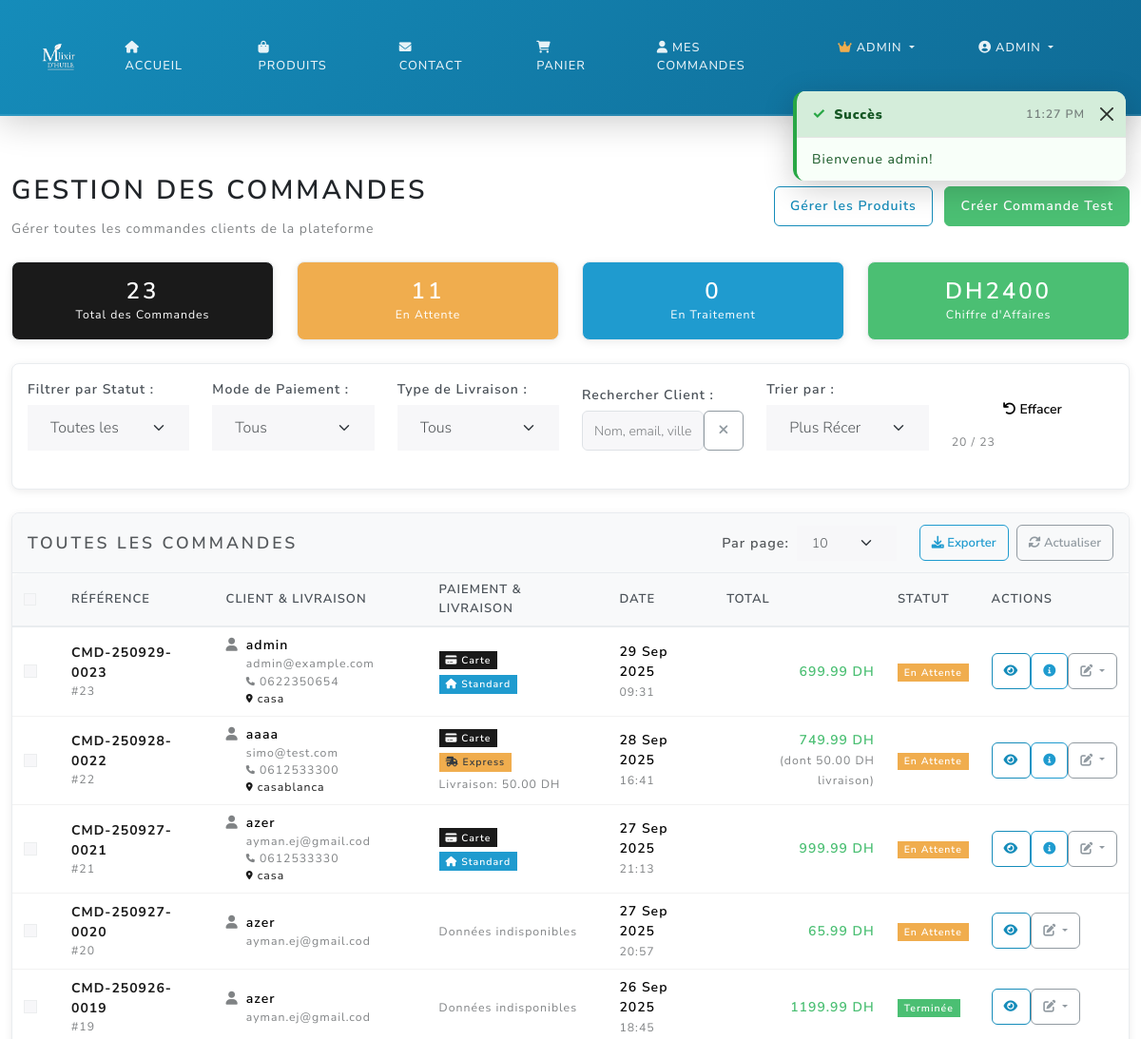
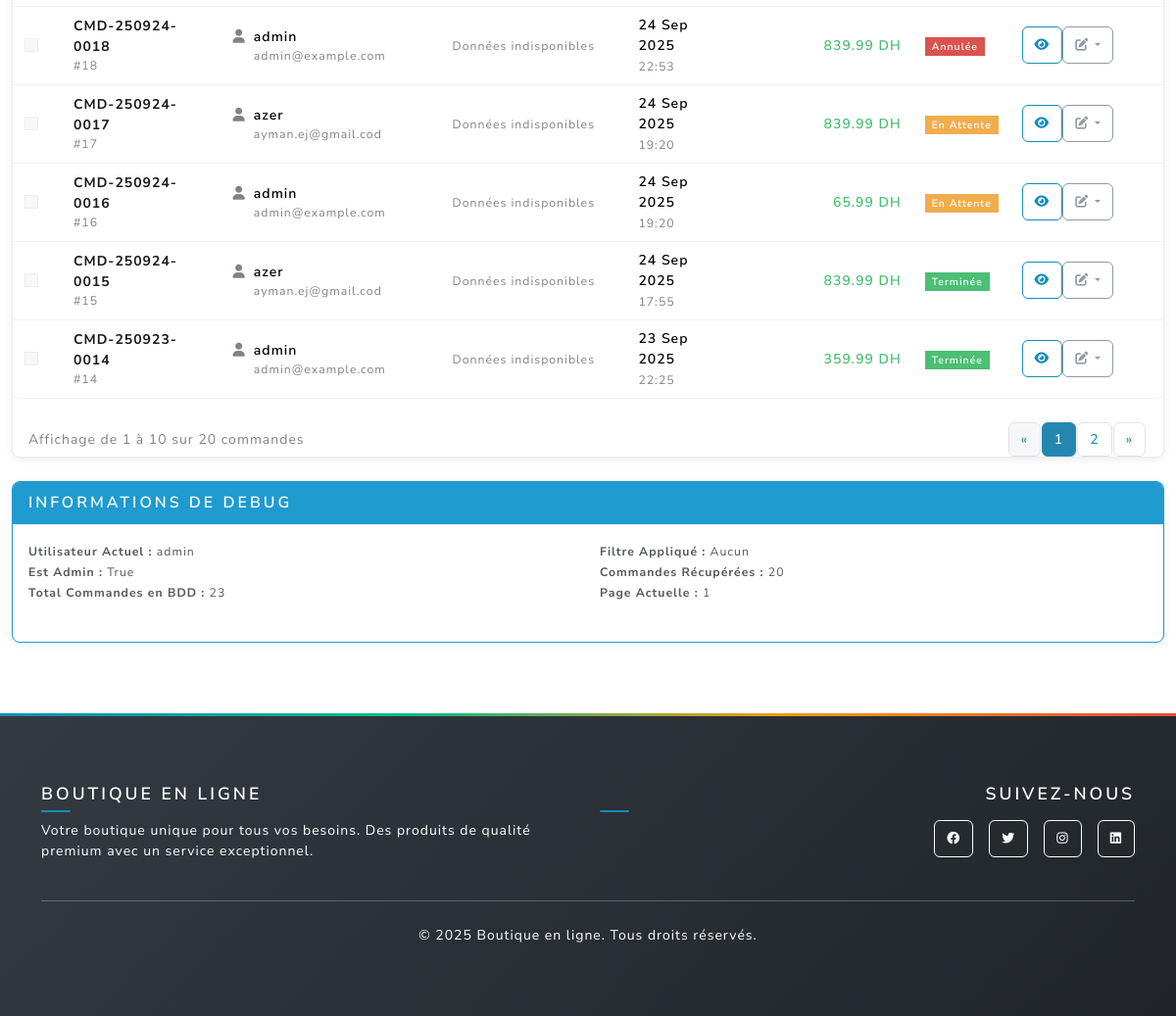
Page /admin/orders (signed in) on the earlier database version (2 pictures, top to bottom).
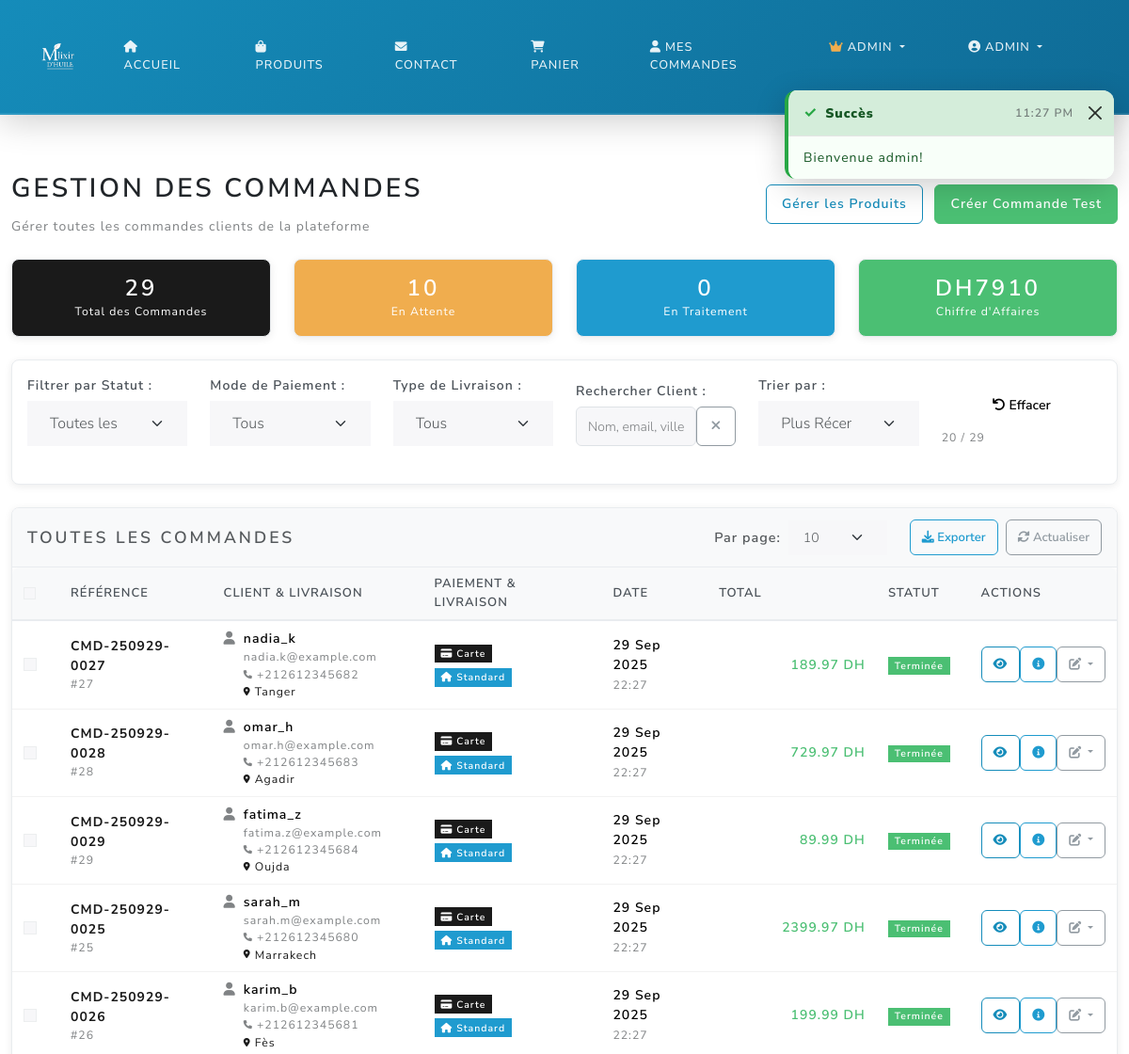
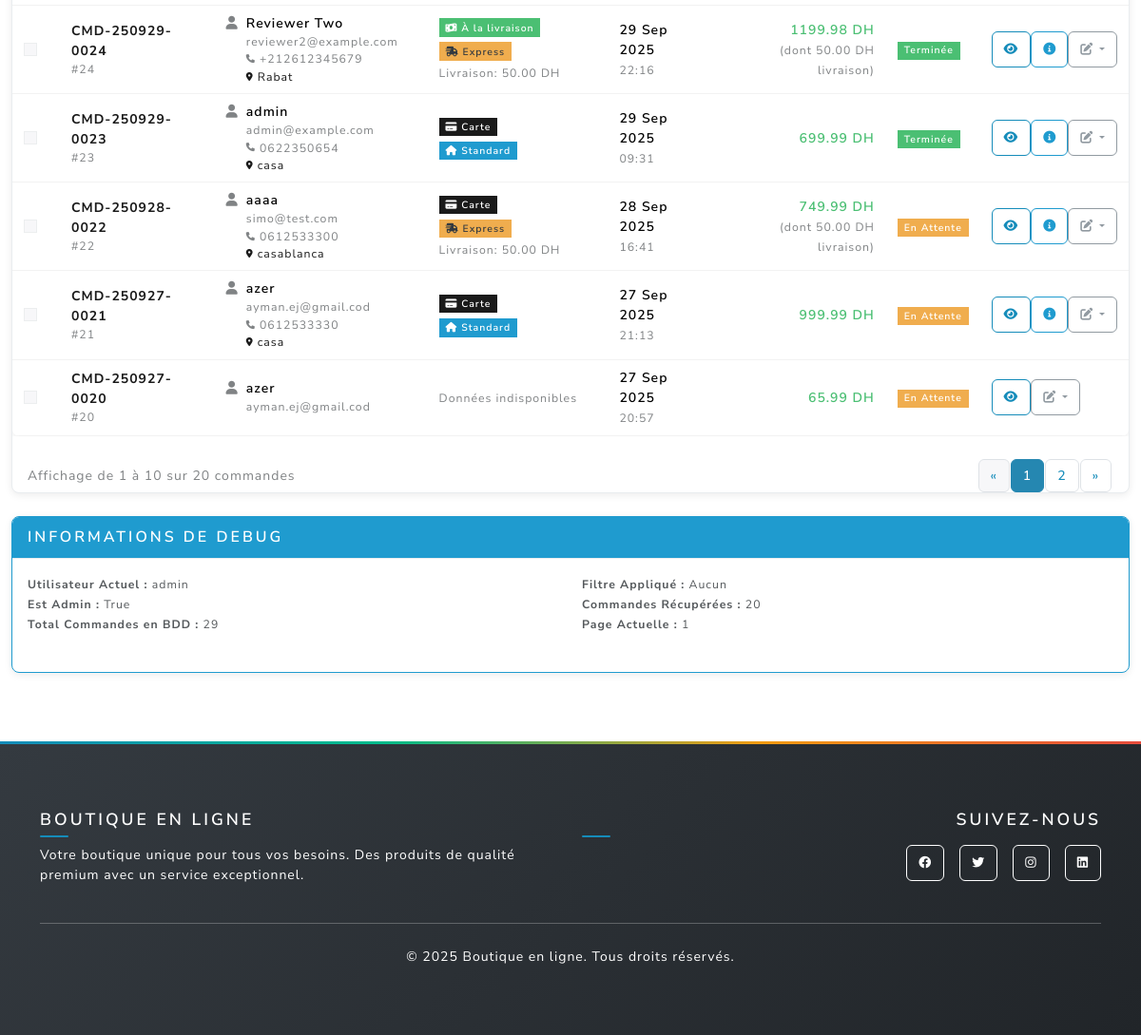
Same page on the later database version (2 pictures, top to bottom).
### main.py (models this page shows, shortened)
class Order(db.Model):
    id = db.Column(db.Integer, primary_key=True)
    user_id = db.Column(db.Integer, db.ForeignKey('user.id'), nullable=False)
    total = db.Column(db.Float, nullable=False)
    status = db.Column(db.String(20), default='pending')
    created_at = db.Column(db.DateTime, default=db.func.current_timestamp())
    @property
    def title(self):
        if self.created_at:
            date_str = self.created_at.strftime('%y%m%d')
            return f"CMD-{date_str}-{str(self.id).zfill(4)}"
        return f"CMD-{str(self.id).zfill(4)}"

class OrderDetails(db.Model):
    id = db.Column(db.Integer, primary_key=True)
    order_id = db.Column(db.Integer, db.ForeignKey('order.id'), nullable=False, unique=True)
    customer_name = db.Column(db.String(100), nullable=False)
    customer_email = db.Column(db.String(120), nullable=False)
    customer_phone = db.Column(db.String(20), nullable=False)
    shipping_address = db.Column(db.Text, nullable=False)
    shipping_city = db.Column(db.String(50), nullable=False)
    shipping_postal = db.Column(db.String(10), nullable=True)
    payment_method = db.Column(db.String(20), nullable=False, default='card')  # 'card' or 'cash_on_delivery'
    delivery_method = db.Column(db.String(20), nullable=False, default='home_delivery')  # 'home_delivery' or 'express_delivery'
    special_instructions = db.Column(db.Text, nullable=True)
    shipping_cost = db.Column(db.Float, nullable=False, default=0)
    created_at = db.Column(db.DateTime, default=db.func.current_timestamp())
    order = db.relationship('Order', backref=db.backref('details', uselist=False, cascade='all, delete-orphan'))

class User(UserMixin, db.Model):
    id = db.Column(db.Integer, primary_key=True)
    username = db.Column(db.String(80), unique=True, nullable=False)
    email = db.Column(db.String(120), unique=True, nullable=False)
    password_hash = db.Column(db.String(120), nullable=False)
    phone = db.Column(db.String(20), nullable=True)
    address = db.Column(db.Text, nullable=True)
    ville = db.Column(db.String(100), nullable=True)  # NEW FIELD
    code_postal = db.Column(db.String(10), nullable=True)  # NEW FIELD
    is_admin = db.Column(db.Boolean, default=False)
    orders = db.relationship('Order', backref='user', lazy=True)

### main.py (the view)
@app.route('/admin/orders')
@login_required
def admin_orders():
    if not current_user.is_admin:
        return redirect_with_toast('home', 'Accès refusé', 'error')
    page = request.args.get('page', 1, type=int)
    status_filter = request.args.get('status', '')
    query = Order.query
    if status_filter:
        query = query.filter_by(status=status_filter)
    orders = query.order_by(Order.created_at.desc()).paginate(
        page=page, per_page=20, error_out=False
    )
    stats = {
        'total_orders': Order.query.count(),
        'pending_orders': Order.query.filter_by(status='pending').count(),
        'processing_orders': Order.query.filter_by(status='processing').count(),
        'shipped_orders': Order.query.filter_by(status='shipped').count(),
        'delivered_orders': Order.query.filter_by(status='delivered').count(),
        'completed_orders': Order.query.filter_by(status='completed').count(),
        'cancelled_orders': Order.query.filter_by(status='cancelled').count(),
        'total_revenue': db.session.query(db.func.sum(Order.total))\
            .filter_by(status='completed').scalar() or 0
    }
    return render_template('admin_orders.html', orders=orders, stats=stats, status_filter=status_filter)

### main.py (called while the page is built, shortened)
@login_manager.user_loader
def load_user(user_id):
    return User.query.get(int(user_id))

@app.context_processor
def inject_toast_messages():
    toast_message = session.pop('toast_message', None)
    toast_type = session.pop('toast_type', None)
    return {
        'toast_message': toast_message,
        'toast_type': toast_type or 'info'
    }

@app.context_processor
def inject_cart_count():
    if current_user.is_authenticated:
        try:
            from sqlalchemy import inspect
            inspector = inspect(db.engine)
            if 'cart' in inspector.get_table_names():
                cart_count = Cart.query.filter_by(user_id=current_user.id).count()
                cart_total_quantity = db.session.query(db.func.sum(Cart.quantity))\
                    .filter_by(user_id=current_user.id).scalar() or 0
                return {
                    'cart_count': cart_count,
                    'cart_total_quantity': int(cart_total_quantity)
                }
        except Exception:
            pass
    return {'cart_count': 0, 'cart_total_quantity': 0}

def get_shipping_settings():
    settings = ShippingSettings.query.first()
    return settings

### templates/admin_orders.html (shortened to what the changed rows need)
{% extends "base.html" %}
{% block content %}
<div class="container-fluid py-4">
  <div class="d-flex justify-content-between align-items-center mb-4">
    <div>
      <h2>Gestion des Commandes</h2>
    </div>
  </div>
  {% if stats %}
  <div class="row mb-4" id="statsCards">
    <div class="col-md-3">
      <div class="card text-center bg-primary text-white">
        <div class="card-body">
          <h3 class="mb-0" id="totalOrdersCount">{{ stats.total_orders }}</h3>
          <small>Total des Commandes</small>
        </div>
      </div>
    </div>
    <div class="col-md-3">
      <div class="card text-center bg-warning text-white">
        <div class="card-body">
          <h3 class="mb-0" id="pendingOrdersCount">{{ stats.pending_orders }}</h3>
          <small>En Attente</small>
        </div>
      </div>
    </div>
    <div class="col-md-3">
      <div class="card text-center bg-info text-white">
        <div class="card-body">
          <h3 class="mb-0" id="processingOrdersCount">{{ stats.processing_orders }}</h3>
          <small>En Traitement</small>
        </div>
      </div>
    </div>
    <div class="col-md-3">
      <div class="card text-center bg-success text-white">
        <div class="card-body">
          <h3 class="mb-0" id="totalRevenueCount">DH{{ "%.0f"|format(stats.total_revenue) }}</h3>
          <small>Chiffre d'Affaires</small>
        </div>
      </div>
    </div>
  </div>
  {% endif %}
  <div class="card mb-4">
    <div class="card-body">
      <div class="row align-items-end">
        <div class="col-md-2">
          <small class="text-muted d-block mt-1">
            <span id="visibleCount">{{ orders.items|length if orders.items else 0 }}</span>
            / <span id="totalCount">{{ orders.total if orders else 0 }}</span>
          </small>
        </div>
      </div>
    </div>
  </div>
  <div class="card">
    <div class="card-body p-0">
      {% if orders and orders.items %}
      <div class="table-responsive">
        <table class="table table-hover mb-0">
          <thead class="table-light">
            <tr>
              <th style="width: 50px;">
                <input type="checkbox" id="selectAll" class="form-check-input">
              </th>
              <th>Référence</th>
              <th>Client & Livraison</th>
              <th>Paiement & Livraison</th>
              <th>Date</th>
              <th>Total</th>
              <th>Statut</th>
              <th>Actions</th>
            </tr>
          </thead>
          <tbody id="ordersTableBody">
            {% for order in orders.items %}
            <tr class="order-row"
                data-status="{{ order.status }}"
                data-customer="{{ order.user.username|lower }} {{ order.user.email|lower }} {{ order.details.customer_name|lower if order.details else '' }} {{ order.details.shipping_city|lower if order.details else '' }}"
                data-date="{{ order.created_at.strftime('%Y-%m-%d %H:%M:%S') }}"
                data-total="{{ order.total }}"
                data-payment="{{ order.details.payment_method if order.details else '' }}"
                data-delivery="{{ order.details.delivery_method if order.details else '' }}"
                data-order-id="{{ order.id }}">
              <td>
                <input type="checkbox" class="form-check-input order-checkbox" value="{{ order.id }}">
              </td>
              <td>
                <div class="d-flex flex-column">
                  <strong class="text-primary">{{ order.title }}</strong>
                  <small class="text-muted">#{{ order.id }}</small>
                </div>
              </td>
              <td>
                <div class="customer-info">
                  <div class="d-flex align-items-start">
                    <div class="me-2">
                      <i class="fas fa-user text-muted"></i>
                    </div>
                    <div>
                      <div class="fw-bold">
                        {{ order.details.customer_name if order.details else order.user.username }}
                      </div>
                      <small class="text-muted d-block">
                        {{ order.details.customer_email if order.details else order.user.email }}
                      </small>
                      {% if order.details and order.details.customer_phone %}
                      <small class="text-muted d-block">
                        {{ order.details.customer_phone }}
                      </small>
                      {% endif %}
                      {% if order.details and order.details.shipping_city %}
                      <small class="text-primary d-block">
                        {{ order.details.shipping_city }}
                      </small>
                      {% endif %}
                    </div>
                  </div>
                </div>
              </td>
              <td>
                <div class="payment-delivery-info">
                  {% if order.details %}
                  <div class="mb-1">
                    {% if order.details.payment_method == 'card' %}
                    <span class="badge bg-primary">
                      <i class="fas fa-credit-card me-1"></i>Carte
                    </span>
                    {% elif order.details.payment_method == 'cash_on_delivery' %}
                    <span class="badge bg-success">
                      <i class="fas fa-money-bill-wave me-1"></i>À la livraison
                    </span>
                    {% endif %}
                  </div>
                  <div>
                    {% if order.details.delivery_method == 'express_delivery' %}
                    <span class="badge bg-warning text-dark">
                      <i class="fas fa-shipping-fast me-1"></i>Express
                    </span>
                    {% elif order.details.delivery_method == 'home_delivery' %}
                    <span class="badge bg-info">
                      <i class="fas fa-home me-1"></i>Standard
                    </span>
                    {% endif %}
                  </div>
                  {% if order.details.shipping_cost > 0 %}
                  <small class="text-muted d-block mt-1">
                    Livraison: {{ "%.2f"|format(order.details.shipping_cost) }} DH
                  </small>
                  {% endif %}
                  {% else %}
                  <small class="text-muted">Données indisponibles</small>
                  {% endif %}
                </div>
              </td>
              <td>
                <div>
                  <div class="fw-bold">{{ order.created_at.strftime('%d %b %Y') }}</div>
                  <small class="text-muted">{{ order.created_at.strftime('%H:%M') }}</small>
                </div>
              </td>
              <td>
                <div class="text-end">
                  <div class="fw-bold text-success order-total">{{ "%.2f"|format(order.total) }} DH</div>
                  {% if order.details and order.details.shipping_cost > 0 %}
                  <small class="text-muted">
                    (dont {{ "%.2f"|format(order.details.shipping_cost) }} DH livraison)
                  </small>
                  {% endif %}
                </div>
              </td>
              <td>
                <span class="badge order-status bg-{{ 'warning' if order.status == 'pending'
                                        else 'info' if order.status == 'processing'
                                        else 'primary' if order.status == 'shipped'
                                        else 'success' if order.status in ['delivered', 'completed']
                                        else 'danger' }}">
                  {% if order.status == 'pending' %}En Attente
                  {% elif order.status == 'processing' %}En Traitement
                  {% elif order.status == 'shipped' %}Expédiée
                  {% elif order.status == 'delivered' %}Livrée
                  {% elif order.status == 'completed' %}Terminée
                  {% elif order.status == 'cancelled' %}Annulée
                  {% else %}{{ order.status|title }}
                  {% endif %}
                </span>
              </td>
              <td>
                <div class="btn-group" role="group">
                  <a href="{{ url_for('admin_order_detail', order_id=order.id) }}"
                     class="btn btn-sm btn-outline-primary" title="Voir Détails">
                    <i class="fas fa-eye"></i>
                  </a>
                  {% if order.details %}
                  <button type="button" class="btn btn-sm btn-outline-info d-none d-md-inline-block"
                          data-bs-toggle="modal"
                          data-bs-target="#customerInfoModal{{ order.id }}"
                          title="Infos Client">
                    <i class="fas fa-info-circle"></i>
                  </button>
                  {% endif %}
                  <div class="btn-group" role="group">
                    <button type="button" class="btn btn-sm btn-outline-secondary dropdown-toggle"
                            data-bs-toggle="dropdown"
                            aria-expanded="false"
                            data-bs-auto-close="true"
                            title="Changer Statut">
                      <i class="fas fa-edit"></i>
                    </button>
                  </div>
                </div>
              </td>
            </tr>
            {% endfor %}
          </tbody>
        </table>
      </div>
      {% endif %}
    </div>
  </div>
  <div class="mt-4">
    <div class="card border-info">
      <div class="card-body">
        <div class="row">
          <div class="col-md-6">
            <small>
              <strong>Utilisateur Actuel :</strong> {{ current_user.username }}<br>
              <strong>Est Admin :</strong> {{ current_user.is_admin }}<br>
              <strong>Total Commandes en BDD :</strong> {{ stats.total_orders if stats else 'N/A' }}
            </small>
          </div>
        </div>
      </div>
    </div>
  </div>
</div>
{% endblock %}

Differences in the rows shown:
no longer on this page (row unchanged): Order: title "CMD-250926-0019", id "19", details "azer", details "ayman.ej@gmail.cod", shows "Données indisponibles", created_at "26 Sep 2025", created_at "18:45", total "1199.99", status "Terminée"
no longer on this page (row unchanged): Order: title "CMD-250924-0018", id "18", details "admin", details "admin@example.com", shows "Données indisponibles", created_at "24 Sep 2025", created_at "22:53", total "839.99", status "Annulée"
no longer on this page (row unchanged): Order: title "CMD-250924-0017", id "17", details "azer", details "ayman.ej@gmail.cod", shows "Données indisponibles", created_at "24 Sep 2025", created_at "19:20", total "839.99", status "En Attente"
no longer on this page (row unchanged): Order: title "CMD-250924-0016", id "16", details "admin", details "admin@example.com", shows "Données indisponibles", created_at "24 Sep 2025", created_at "19:20", total "65.99", status "En Attente"
no longer on this page (row unchanged): Order: title "CMD-250924-0015", id "15", details "azer", details "ayman.ej@gmail.cod", shows "Données indisponibles", created_at "24 Sep 2025", created_at "17:55", total "839.99", status "Terminée"
no longer on this page (row unchanged): Order: title "CMD-250923-0014", id "14", details "admin", details "admin@example.com", shows "Données indisponibles", created_at "23 Sep 2025", created_at "22:25", total "359.99", status "Terminée"
added Order: title "CMD-250929-0027", id "27", details "nadia_k", details "nadia.k@example.com", details.customer_phone "+212612345682", details.shipping_city "Tanger", shows "Carte", shows "Standard", created_at "29 Sep 2025", created_at "22:27", total "189.97", status "Terminée"
added Order: title "CMD-250929-0028", id "28", details "omar_h", details "omar.h@example.com", details.customer_phone "+212612345683", details.shipping_city "Agadir", shows "Carte", shows "Standard", created_at "29 Sep 2025", created_at "22:27", total "729.97", status "Terminée"
added Order: title "CMD-250929-0029", id "29", details "fatima_z", details "fatima.z@example.com", details.customer_phone "+212612345684", details.shipping_city "Oujda", shows "Carte", shows "Standard", created_at "29 Sep 2025", created_at "22:27", total "89.99", status "Terminée"
added Order: title "CMD-250929-0025", id "25", details "sarah_m", details "sarah.m@example.com", details.customer_phone "+212612345680", details.shipping_city "Marrakech", shows "Carte", shows "Standard", created_at "29 Sep 2025", created_at "22:27", total "2399.97", status "Terminée"
added Order: title "CMD-250929-0026", id "26", details "karim_b", details "karim.b@example.com", details.customer_phone "+212612345681", details.shipping_city "Fès", shows "Carte", shows "Standard", created_at "29 Sep 2025", created_at "22:27", total "199.99", status "Terminée"
added Order: title "CMD-250929-0024", id "24", details "Reviewer Two", details "reviewer2@example.com", details.customer_phone "+212612345679", details.shipping_city "Rabat", shows "À la livraison", shows "Express", created_at "29 Sep 2025", created_at "22:16", total "1199.98", status "Terminée"
added OrderDetails: details.shipping_cost "50.00"
changed Order "CMD-250929-0023": status "En Attente" → "Terminée"
Other differences:
{{ stats.total_orders }}: "23" → "29"
{{ stats.pending_orders }}: "11" → "10"
{{ "%.0f"|format(stats.total_revenue) }}: "2400" → "7910"
{{ orders.total if orders else 0 }}: "23" → "29"
{{ stats.total_orders if stats else 'N/A' }}: "23" → "29"
